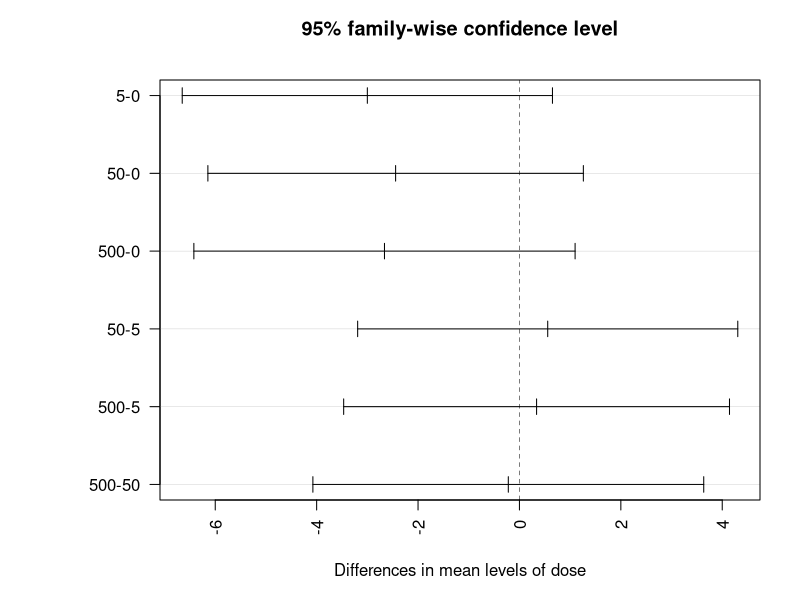
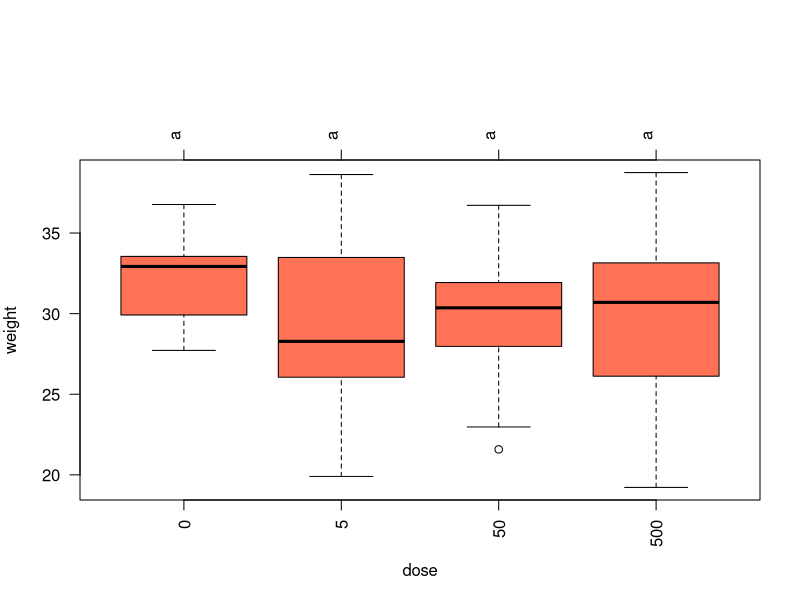
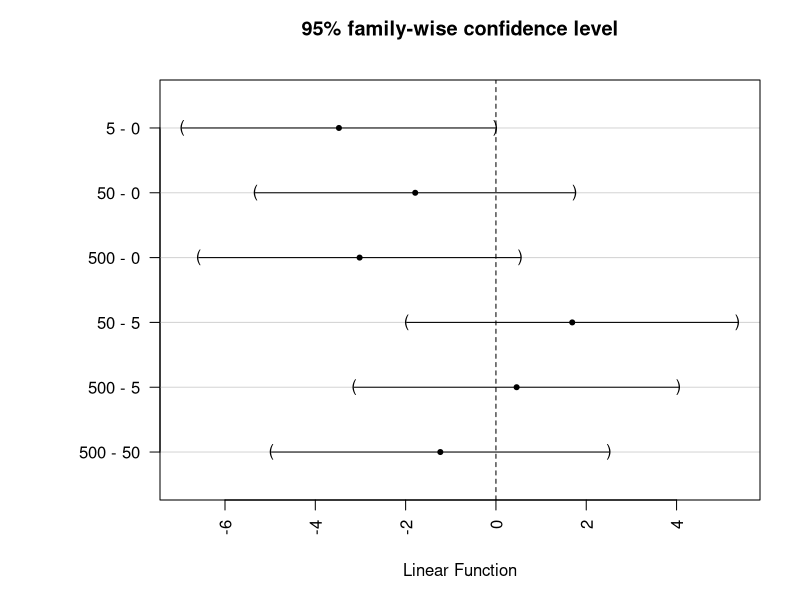

Generate these figures, in order, with R:
## ---- chunk 1
#setwd("C:/Users/lapt3u/Box/UC/Fall_2018/BE7023_Adv_Biostats/adv_biostats/hw_3")
library(multcomp)
dat <- litter
## ---- chunk 2
summary(dat)
## ---- chunk 3
dim(dat)
# The data has 74 rows/observations and 4 columns/variables.
## ---- chunk 4
sapply(dat,class)
levels(dat$dose)
## ---- chunk 5
summary(dat)
## ---- chunk 6
means <- aggregate(weight ~ dose, dat, mean)
means$weight <- round(means$weight, 3)
means
## ---- chunk 7
mod <- lm(weight ~ dose, dat)
summary(mod)
## ---- chunk 8
var_mod <- aov(weight ~ dose, dat)
summary(var_mod)
# With a p-value of 0.129 we can say that the doses do not differ significantly
# in average litter wight.
## ---- chunk 9
shap_test <- shapiro.test(mod$residuals)
shap_test
# We can see with a p-value of 0.434 which is greater than 0.05 that according
# to the Shapiro-Wilk test our data is both normal and homoscedastic.
## ---- chunk 10
tukey <- TukeyHSD(var_mod)
tukey
## ---- chunk 11
par(las=2)
par(mar = c(5,8,4,2))
plot(tukey)
## ---- chunk 12
par(mar = c(5,4,8,2))
lin_hyp <- glht(var_mod, linfct = mcp(dose = "Tukey"))
plot(cld(lin_hyp, level = 0.05), col = "coral1")

## ---- chunk 13
dbl_mod <- lm(weight ~ dose + gesttime, dat)
summary(dbl_mod)
## ---- chunk 14
dbl_tuk <- glht(dbl_mod, linfct = mcp(dose = "Tukey"))
summary(dbl_tuk)
## ---- chunk 15
par(las=2)
par(mar = c(5,8,4,2))
plot(dbl_tuk)
